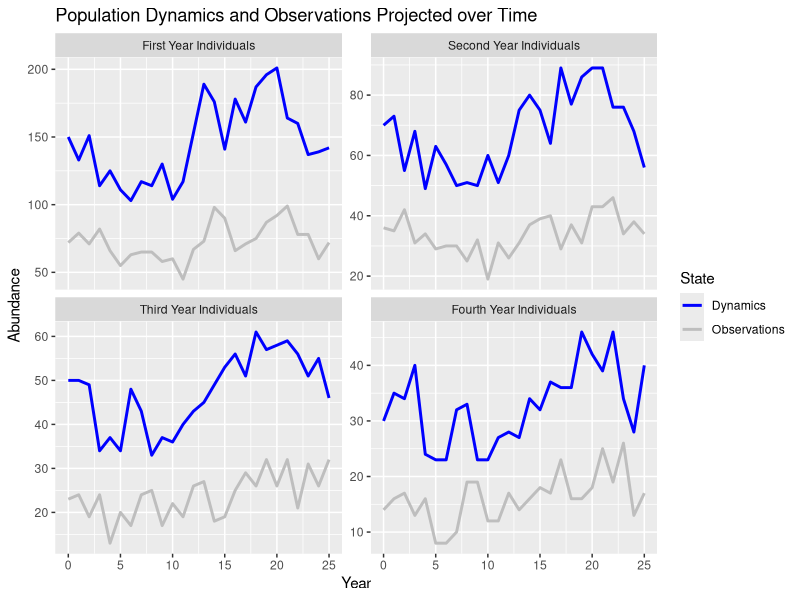
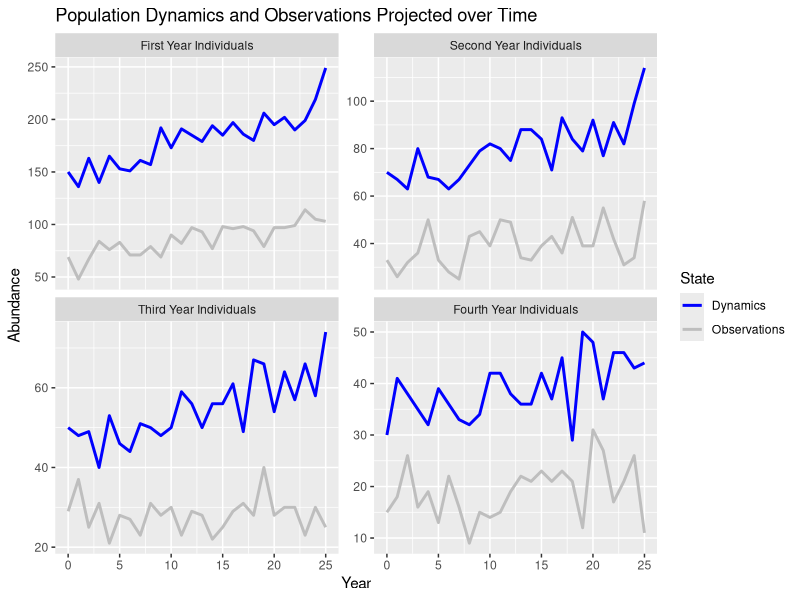

These figures' R source, in order:
# Load relevant libraries
library(tidyverse)

# Set seed for reproducibility
set.seed(576711)

# a)

# See written report

# b)

# Write an R script to simulate dynamics from this model.
# we do this in a function.

# INPUT : 
# n0 = initial populations
# phi = survival probabilities
# rho = reproduction rates
# p = probability of detection
# nyears = number of years over which population is projected
# PROCESS : 
# calculate the stochastic population dynamics and observations for each year
# OUTPUT :
# y = array of observations for each year, across all age classes
# n = array of abundances for each year, across all age classes

BAS_stoch <- function(n0, phi, rho, p, nyears) {
  
  # initialise
  
  # matrix of all abundances, each column is a year, row is age class
  n <- matrix(data = NA, nrow = length(n0), ncol = (nyears+1))
  
  # matrix of all observations
  y <- n #replicate n
  
  # initial abundance
  # let the first set of abundances (at t = 0) be the initial population size
  n[,1] <- n0
  
  # initial observation
  # ASSUMPTION: binomial distribution as constant probability of detection (see Newman)
  y[1,1] <- rbinom(n = 1, size = n[1,1], prob = p)
  y[2,1] <- rbinom(n = 1, size = n[2,1], prob = p)
  y[3,1] <- rbinom(n = 1, size = n[3,1], prob = p)
  y[4,1] <- rbinom(n = 1, size = n[4,1], prob = p)
  
  # loop over all (other) years
  for (i in 2:(nyears+1)) {
    
    # calculate stochastic sub-processes for BAS model
    
    # Survival process
    u_1s1t <- rbinom(n = 1, size = n[1,i-1], prob = phi[1])
    u_1s2t <- rbinom(n = 1, size = n[2,i-1], prob = phi[2])
    u_1s3t <- rbinom(n = 1, size = n[3,i-1], prob = phi[3])
    u_1s4t <- 0
    
    # Ageing process
    u_2a1t <- 0
    u_2a2t <- u_1s1t
    u_2a3t <- u_1s2t
    u_2a4t <- u_1s3t + u_1s4t
    
    # Reproduction/Birth process
    u_3b1t <- rpois(n = 1, lambda = rho[1] * u_2a2t) + 
              rpois(n = 1, lambda = rho[2] * u_2a3t)
    u_3b2t <- u_2a2t
    u_3b3t <- u_2a3t
    u_3b4t <- u_2a4t
    
    # new abundances
    n[,i] <- c(u_3b1t, u_3b2t, u_3b3t, u_3b4t)
    
    # new observations
    y[1,i] <- rbinom(n = 1, size = n[1,i-1], prob = p)
    y[2,i] <- rbinom(n = 1, size = n[2,i-1], prob = p)
    y[3,i] <- rbinom(n = 1, size = n[3,i-1], prob = p)
    y[4,i] <- rbinom(n = 1, size = n[4,i-1], prob = p)
  }
  
  # return
  return(list(n=n,y=y))
  
}

# parameters from specification
phi <- c(0.45, 0.7, 0.7)
rho <- c(0.9, 1.9)
p <- 0.5
n0 <- c(150, 70, 50, 30)

# c)

# Simulate 25 years of age-specific population dynamics and observations and 
# produce an informative visualisation of the data.

# specify how many years to project over
nyears <- 25

# run function for 25 years
BAS_proj <- BAS_stoch(n0 = n0, phi = phi, rho = rho, p = p, nyears = nyears)

# visualise the data using a faceted ggplot.

# convert both outputs to dataframes
proj_n_df <- as.data.frame( cbind(0:nyears, t(BAS_proj$n), 
                    rep(2,(nyears+1))) )
proj_y_df <- as.data.frame( cbind(0:nyears, t(BAS_proj$y), 
                    rep(1,(nyears+1))) )

# rename
colnames(proj_n_df) <- c("Year", "First Year Individuals", 
                         "Second Year Individuals", 
                         "Third Year Individuals", 
                         "Fourth Year Individuals", "State")
colnames(proj_y_df) <- c("Year", "First Year Individuals", 
                         "Second Year Individuals", 
                         "Third Year Individuals", 
                         "Fourth Year Individuals", "State")

# pivot longer
proj_n_df_long <- pivot_longer(data = proj_n_df, 
                               cols = c("First Year Individuals", 
                                        "Second Year Individuals", 
                                        "Third Year Individuals", 
                                        "Fourth Year Individuals"))
proj_y_df_long <- pivot_longer(data = proj_y_df, 
                               cols = c("First Year Individuals", 
                                        "Second Year Individuals", 
                                        "Third Year Individuals", 
                                        "Fourth Year Individuals"))
proj_df_long <- rbind(proj_n_df_long, proj_y_df_long)
colnames(proj_df_long) <- c("Year", "State", "Age Class", "Abundance")

# change variable types
proj_df_long$State <- as.factor(proj_df_long$State)
proj_df_long$`Age Class` <- as.factor(proj_df_long$`Age Class`)

# Can now easily use faceted ggplot
plot_BAS <- ggplot(data = proj_df_long, aes(x = Year, y = Abundance)) + 
  geom_line(aes(colour = State), size = 1) +
  scale_colour_manual("State", breaks = c(2, 1),
                      values = c("blue", "grey"), 
                      labels = c("Dynamics","Observations")) +
  facet_wrap(~factor(`Age Class`, levels = c("First Year Individuals", 
                                             "Second Year Individuals", 
                                             "Third Year Individuals", 
                                             "Fourth Year Individuals")), 
             scales = "free_y") +
  ylab("Abundance") +
  ggtitle("Population Dynamics and Observations Projected over Time")
plot_BAS

# # test
# for (i in 1:4) {
#   plot(0:nyears, BAS_proj$y[i,],ylab="Abundance",xlab="Years",
#        las=1, type="l", pch=16, col = "grey")
#   lines(0:nyears, BAS_proj$n[i,],ylab="Abundance",xlab="Years",
#         las=1, type="l", pch=16, col = "blue")
# }

# Extension to part b0 and c)

# Create a new function like in b), but runs poisson instead of Binomial for 
# observations

# INPUT : 
# n0 = initial populations
# phi = survival probabilities
# rho = reproduction rates
# p = probability of detection
# nyears = number of years over which population is projected
# PROCESS : 
# calculate the stochastic population dynamics and observations for each year
# OUTPUT :
# y = array of observations for each year, across all age classes
# n = array of abundances for each year, across all age classes

BAS_extension <- function(n0, phi, rho, p, nyears) {
  
  # initialise
  
  # matrix of all abundances, each column is a year, row is age class
  n <- matrix(data = NA, nrow = length(n0), ncol = (nyears+1))
  
  # matrix of all observations
  y <- n #replicate n
  
  # initial abundance
  # let the first set of abundances (at t = 0) be the initial population size
  n[,1] <- n0
  
  # initial observation
  y[1,1] <- rpois(n = 1, lambda = n[1,1]*p)
  y[2,1] <- rpois(n = 1, lambda = n[2,1]*p)
  y[3,1] <- rpois(n = 1, lambda = n[3,1]*p)
  y[4,1] <- rpois(n = 1, lambda = n[4,1]*p)
  
  # loop over all (other) years
  for (i in 2:(nyears+1)) {
    
    # calculate stochastic sub-processes for BAS model
    
    # Survival process
    u_1s1t <- rbinom(n = 1, size = n[1,i-1], prob = phi[1])
    u_1s2t <- rbinom(n = 1, size = n[2,i-1], prob = phi[2])
    u_1s3t <- rbinom(n = 1, size = n[3,i-1], prob = phi[3])
    u_1s4t <- 0
    
    # Ageing process
    u_2a1t <- 0
    u_2a2t <- u_1s1t
    u_2a3t <- u_1s2t
    u_2a4t <- u_1s3t + u_1s4t
    
    # Reproduction/Birth process
    u_3b1t <- rpois(n = 1, lambda = rho[1] * u_2a2t) + 
      rpois(n = 1, lambda = rho[2] * u_2a3t)
    u_3b2t <- u_2a2t
    u_3b3t <- u_2a3t
    u_3b4t <- u_2a4t
    
    # new abundances
    n[,i] <- c(u_3b1t, u_3b2t, u_3b3t, u_3b4t)
    
    # new observations
    y[1,i] <- rpois(n = 1, lambda = n[1,i-1]*p)
    y[2,i] <- rpois(n = 1, lambda = n[2,i-1]*p)
    y[3,i] <- rpois(n = 1, lambda = n[3,i-1]*p)
    y[4,i] <- rpois(n = 1, lambda = n[4,i-1]*p)
  }
  
  # return
  return(list(n=n,y=y))
  
}

# Simulate 25 years of age-specific population dynamics and observations and 
# produce an informative visualisation of the data.

# run function for 25 years
# use same parameter values as above
BAS_proj_ext <- BAS_extension(n0 = n0, phi = phi, rho = rho, p = p, 
                              nyears = nyears)

# visualise the data using a faceted ggplot.

# convert both outputs to dataframes
proj_n_df <- as.data.frame( cbind(0:nyears, t(BAS_proj_ext$n), 
                                  rep(2,(nyears+1))) )
proj_y_df <- as.data.frame( cbind(0:nyears, t(BAS_proj_ext$y), 
                                  rep(1,(nyears+1))) )

# rename
colnames(proj_n_df) <- c("Year", "First Year Individuals", 
                         "Second Year Individuals", 
                         "Third Year Individuals", 
                         "Fourth Year Individuals", "State")
colnames(proj_y_df) <- c("Year", "First Year Individuals", 
                         "Second Year Individuals", 
                         "Third Year Individuals", 
                         "Fourth Year Individuals", "State")

# pivot longer
proj_n_df_long <- pivot_longer(data = proj_n_df, 
                               cols = c("First Year Individuals", 
                                        "Second Year Individuals", 
                                        "Third Year Individuals", 
                                        "Fourth Year Individuals"))
proj_y_df_long <- pivot_longer(data = proj_y_df, 
                               cols = c("First Year Individuals", 
                                        "Second Year Individuals", 
                                        "Third Year Individuals", 
                                        "Fourth Year Individuals"))
proj_df_long <- rbind(proj_n_df_long, proj_y_df_long)
colnames(proj_df_long) <- c("Year", "State", "Age Class", "Abundance")

# change variable types
proj_df_long$State <- as.factor(proj_df_long$State)
proj_df_long$`Age Class` <- as.factor(proj_df_long$`Age Class`)

# Can now easily use faceted ggplot
plot_BAS_ext <- ggplot(data = proj_df_long, aes(x = Year, y = Abundance)) + 
  geom_line(aes(colour = State), size = 1) +
  scale_colour_manual("State", breaks = c(2, 1),
                      values = c("blue", "grey"), 
                      labels = c("Dynamics","Observations")) +
  facet_wrap(~factor(`Age Class`, levels = c("First Year Individuals", 
                                             "Second Year Individuals", 
                                             "Third Year Individuals", 
                                             "Fourth Year Individuals")), 
             scales = "free_y") +
  ylab("Abundance") +
  ggtitle("Population Dynamics and Observations Projected over Time")
plot_BAS_ext